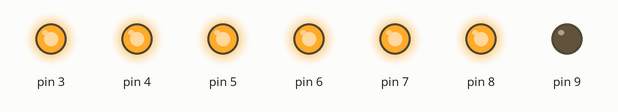
Simulated run of this sketch. Board: Arduino Uno, built with avr-gcc and run on an emulated ATmega328P. Parts: output pins drawn as LEDs (lit = HIGH).

Above: at 0.5 s.
At 2.5 s:
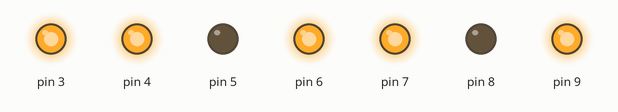
At 3.5 s:
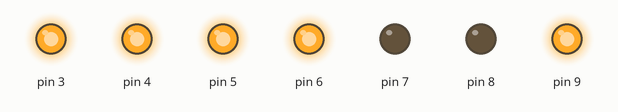
At 5.5 s:
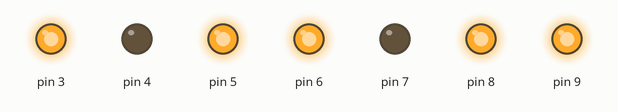
At 8.5 s:
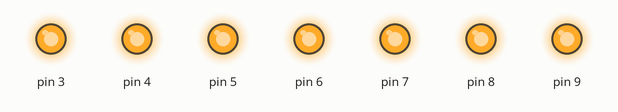
At 11.5 s:
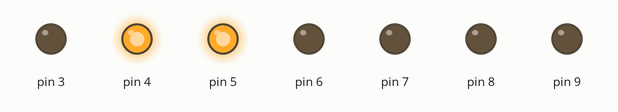
Timing chart, 0 to 13.0 s (numbered marks = the images above):
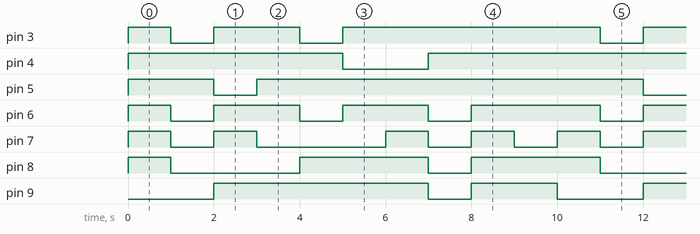

Measured:
- by itself, pin 3: repeats every 10.0 s: LOW 1.0 s, HIGH 2.0 s, LOW 1.0 s, HIGH 6.0 s
- by itself, pin 4: repeats every 10.0 s: LOW 2.0 s, HIGH 8.0 s
- by itself, pin 5: repeats every 10.0 s: LOW 1.0 s, HIGH 9.0 s
- by itself, pin 6: repeats every 10.0 s: 2 × (LOW 1.0 s, HIGH 2.0 s), LOW 1.0 s, HIGH 3.0 s
- by itself, pin 7: repeats every 10.0 s: LOW 1.0 s, HIGH 1.0 s, LOW 3.0 s, 2 × (HIGH 1.0 s, LOW 1.0 s), HIGH 1.0 s
- by itself, pin 8: repeats every 10.0 s: LOW 3.0 s, HIGH 3.0 s, LOW 1.0 s, HIGH 3.0 s
- by itself, pin 9: repeats every 10.0 s: LOW 1.0 s, HIGH 2.0 s, LOW 2.0 s, HIGH 5.0 s

The sketch:

Display7Seg.ino
```cpp
#define TEMPO 1000

void setup() {

pinMode(3,OUTPUT);
pinMode(4,OUTPUT);
pinMode(5,OUTPUT);
pinMode(6,OUTPUT);
pinMode(7,OUTPUT);
pinMode(8,OUTPUT);
pinMode(9,OUTPUT);

}

void loop() {

//0
digitalWrite(3,HIGH);
digitalWrite(4,HIGH);
digitalWrite(5,HIGH);
digitalWrite(6,HIGH);
digitalWrite(7,HIGH);
digitalWrite(8,HIGH);
digitalWrite(9,LOW);

delay(TEMPO);

//1
digitalWrite(3,LOW);
digitalWrite(4,HIGH);
digitalWrite(5,HIGH);
digitalWrite(6,LOW);
digitalWrite(7,LOW);
digitalWrite(8,LOW);
digitalWrite(9,LOW);

delay(TEMPO);

//2
digitalWrite(3,HIGH);
digitalWrite(4,HIGH);
digitalWrite(5,LOW);
digitalWrite(6,HIGH);
digitalWrite(7,HIGH);
digitalWrite(8,LOW);
digitalWrite(9,HIGH);

delay(TEMPO);

//3
digitalWrite(3,HIGH);
digitalWrite(4,HIGH);
digitalWrite(5,HIGH);
digitalWrite(6,HIGH);
digitalWrite(7,LOW);
digitalWrite(8,LOW);
digitalWrite(9,HIGH);

delay(TEMPO);

//4
digitalWrite(3,LOW);
digitalWrite(4,HIGH);
digitalWrite(5,HIGH);
digitalWrite(6,LOW);
digitalWrite(7,LOW);
digitalWrite(8,HIGH);
digitalWrite(9,HIGH);

delay(TEMPO);

//5
digitalWrite(3,HIGH);
digitalWrite(4,LOW);
digitalWrite(5,HIGH);
digitalWrite(6,HIGH);
digitalWrite(7,LOW);
digitalWrite(8,HIGH);
digitalWrite(9,HIGH);

delay(TEMPO);

//6
digitalWrite(3,HIGH);
digitalWrite(4,LOW);
digitalWrite(5,HIGH);
digitalWrite(6,HIGH);
digitalWrite(7,HIGH);
digitalWrite(8,HIGH);
digitalWrite(9,HIGH);

delay(TEMPO);

//7
digitalWrite(3,HIGH);
digitalWrite(4,HIGH);
digitalWrite(5,HIGH);
digitalWrite(6,LOW);
digitalWrite(7,LOW);
digitalWrite(8,LOW);
digitalWrite(9,LOW);

delay(TEMPO);

//8
digitalWrite(3,HIGH);
digitalWrite(4,HIGH);
digitalWrite(5,HIGH);
digitalWrite(6,HIGH);
digitalWrite(7,HIGH);
digitalWrite(8,HIGH);
digitalWrite(9,HIGH);

delay(TEMPO);

//9
digitalWrite(3,HIGH);
digitalWrite(4,HIGH);
digitalWrite(5,HIGH);
digitalWrite(6,HIGH);
digitalWrite(7,LOW);
digitalWrite(8,HIGH);
digitalWrite(9,HIGH);

delay(TEMPO);
}
```
